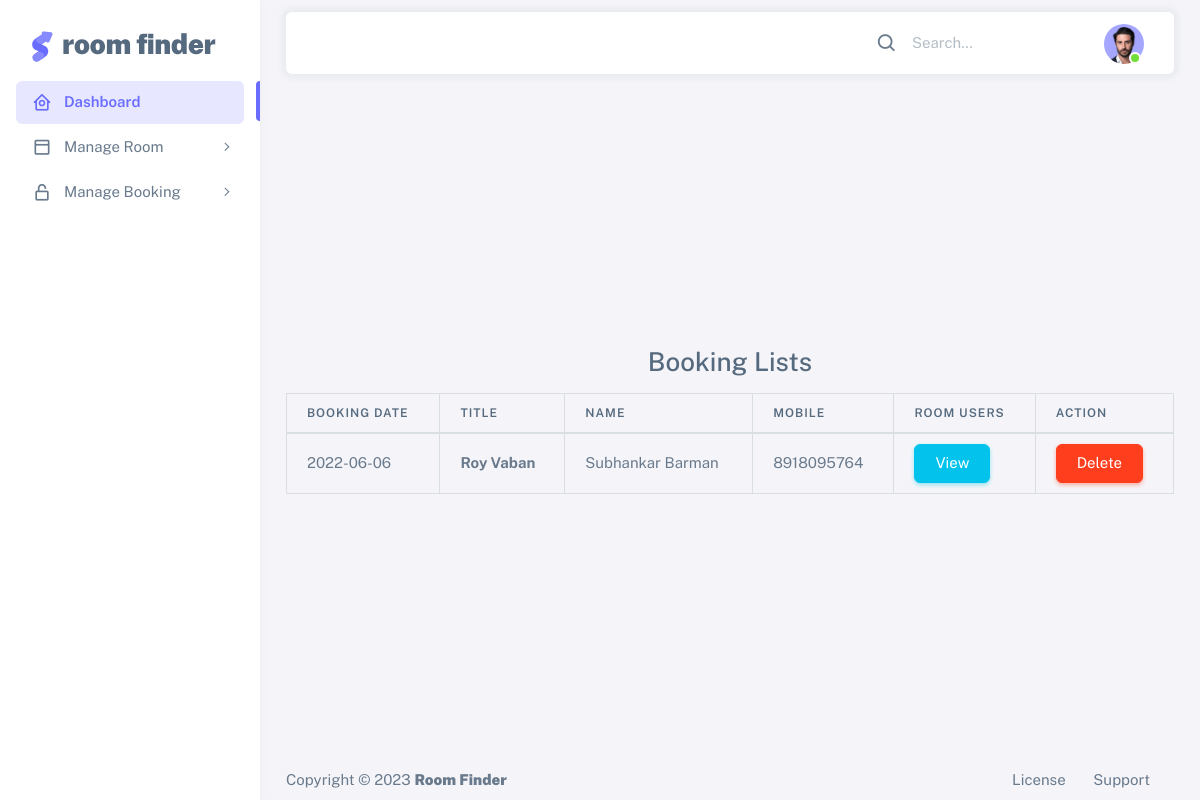
The app's page /kadmin/html/bookinglist.php (signed in) with its own data.
### tables this page shows
CREATE TABLE `tbl_booking` (
  `booking_id` int(11) NOT NULL,
  `room_id` int(11) NOT NULL,
  `user_id` int(11) NOT NULL,
  `booking_date` varchar(15) NOT NULL,
  `leave_date` varchar(15) NOT NULL,
  `isDeleted` int(2) NOT NULL COMMENT '1-Deleted, 0-none'
);

CREATE TABLE `tbl_room` (
  `room_id` int(11) NOT NULL,
  `room_title` text NOT NULL,
  `room_type` int(2) NOT NULL DEFAULT 3 COMMENT '1-Single, 2-double, 3-family',
  `room_price` int(11) NOT NULL,
  `room_location` text NOT NULL,
  `room_srch_key_words` text NOT NULL,
  `isBooked` int(2) NOT NULL DEFAULT 0 COMMENT '0-not,1-booked',
  `room_owner_user_id` int(11) NOT NULL,
  `isDeleted` int(2) NOT NULL DEFAULT 0 COMMENT '0-notDeleted,1-Deleted'
);

CREATE TABLE `tbl_user` (
  `user_id` int(11) NOT NULL,
  `user_name` varchar(255) NOT NULL,
  `user_mobile` varchar(15) NOT NULL,
  `user_address` text NOT NULL,
  `user_aadhaar` varchar(15) NOT NULL,
  `user_password` varchar(255) NOT NULL,
  `isAdmin` int(2) NOT NULL DEFAULT 0,
  `isDeleted` int(2) NOT NULL DEFAULT 0 COMMENT '1-Deleted, 0-No'
);

### kadmin/html/booking_tables.php (the view, shortened to what this page needs)
<?php
    require('db.php');
    ?>
<div class="container">
  <center><h3>Booking Lists</h3></center>
  <table class="table table-bordered">
    <thead>
      <tr>
        <th>Booking Date</th>
        <th>Title</th>
        <th>Name</th>
        <th>Mobile</th>
        <th>Room Users</th>
        <th>Action</th>
      </tr>
    </thead>
    <tbody>
        <?php
          $query="select * from tbl_booking,tbl_room,tbl_user where tbl_booking.user_id=tbl_user.user_id and tbl_booking.room_id = tbl_room.room_id and tbl_booking.isDeleted='0' ORDER BY tbl_booking.booking_id desc";
          $run=mysqli_query($con,$query);
          while($v=mysqli_fetch_array($run)){
        ?>
      <tr>
        <td><?php echo $v['booking_date'];?></td>
        <td><b><?php echo $v['room_title'];?></b></td>
        <td><?php echo $v['user_name'];?></td>
        <td><?php echo $v['user_mobile'];?></td>
        <td>
          <a href="abcd.php?bid=<?php echo base64_encode($v['booking_id']); ?>" class="btn btn-info">View</a>
        </td>
        <td>
          <a href="bookingdelete.php?bid=<?php echo base64_encode($v['booking_id']).'&id='.base64_encode($v['room_id']); ?>" class="btn btn-danger">Delete</a>
        </td>
      </tr>
        <?php
        }
        ?>
    </tbody>
  </table>
</div>

### records on screen
tbl_booking: booking_date "2022-06-06", room.room_title "Roy Vaban", user.user_name "Subhankar Barman", user.user_mobile "8918095764"
